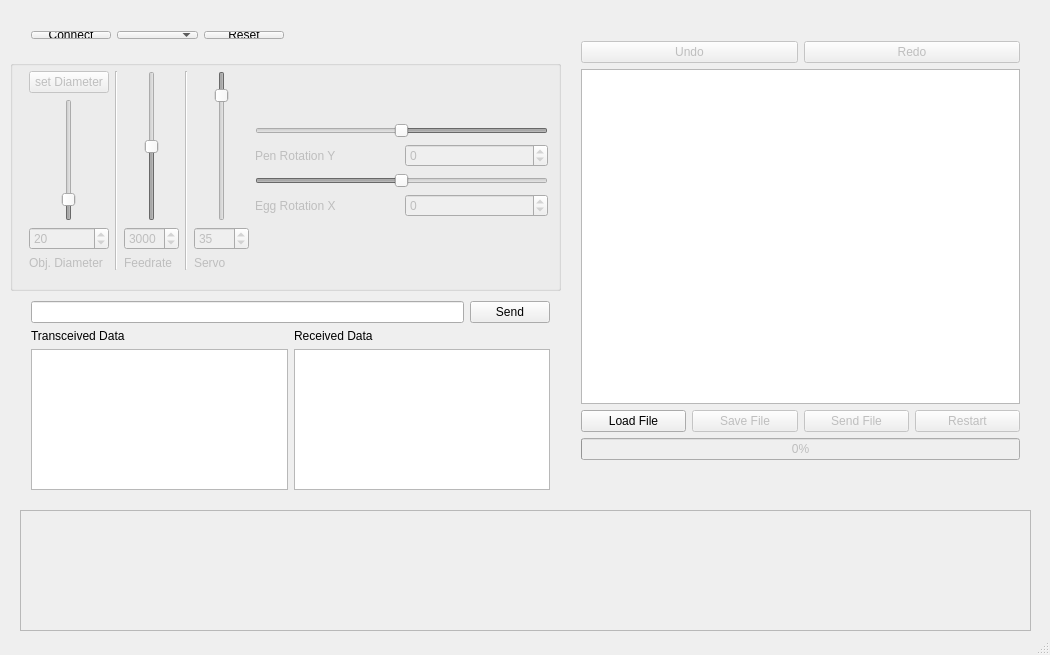
<ui version="4.0">
 <author/>
 <comment/>
 <exportmacro/>
 <class>SphereBot</class>
 <widget class="QMainWindow" name="SphereBot">
 <property name="enabled">
   <bool>true</bool>
  </property>
  <property name="geometry">
   <rect>
    <x>0</x>
    <y>0</y>
    <width>1050</width>
    <height>655</height>
   </rect>
  </property>
  <property name="minimumSize">
   <size>
    <width>1040</width>
    <height>655</height>
   </size>
  </property>
  <property name="maximumSize">
   <size>
    <width>1050</width>
    <height>655</height>
   </size>
  </property>
  <property name="windowTitle">
   <string>MainWindow</string>
  </property>
  <property name="styleSheet">
   <string notr="true"/>
  </property>
  <widget class="QWidget" name="centralWidget">
   <property name="styleSheet">
    <string notr="true"/>
   </property>
   <widget class="QGroupBox" name="controllBox">
    <property name="enabled">
     <bool>false</bool>
    </property>
    <property name="geometry">
     <rect>
      <x>10</x>
      <y>60</y>
      <width>551</width>
      <height>231</height>
     </rect>
    </property>
    <property name="title">
     <string/>
    </property>
    <property name="checkable">
     <bool>false</bool>
    </property>
    <property name="checked">
     <bool>false</bool>
    </property>
    <widget class="QWidget" name="layoutWidget">
     <property name="geometry">
      <rect>
       <x>8</x>
       <y>0</y>
       <width>541</width>
       <height>221</height>
      </rect>
     </property>
     <layout class="QHBoxLayout" name="horizontalLayout_6">
      <item>
       <layout class="QVBoxLayout" name="verticalLayout_15">
        <item>
         <widget class="QPushButton" name="setDiameterButton">
          <property name="text">
           <string>set Diameter</string>
          </property>
         </widget>
        </item>
        <item>
         <layout class="QHBoxLayout" name="horizontalLayout_9">
          <item>
           <spacer name="verticalSpacer">
            <property name="orientation">
             <enum>Qt::Vertical</enum>
            </property>
            <property name="sizeHint" stdset="0">
             <size>
              <width>20</width>
              <height>40</height>
             </size>
            </property>
           </spacer>
          </item>
          <item>
           <widget class="QSlider" name="diameterSlider">
            <property name="layoutDirection">
             <enum>Qt::LeftToRight</enum>
            </property>
            <property name="minimum">
             <number>5</number>
            </property>
            <property name="maximum">
             <number>120</number>
            </property>
            <property name="value">
             <number>20</number>
            </property>
            <property name="orientation">
             <enum>Qt::Vertical</enum>
            </property>
            <property name="invertedAppearance">
             <bool>false</bool>
            </property>
           </widget>
          </item>
          <item>
           <spacer name="verticalSpacer_2">
            <property name="orientation">
             <enum>Qt::Vertical</enum>
            </property>
            <property name="sizeHint" stdset="0">
             <size>
              <width>20</width>
              <height>40</height>
             </size>
            </property>
           </spacer>
          </item>
         </layout>
        </item>
        <item>
         <layout class="QVBoxLayout" name="verticalLayout_7">
          <item>
           <widget class="QSpinBox" name="diameterpinBox">
            <property name="minimum">
             <number>5</number>
            </property>
            <property name="maximum">
             <number>120</number>
            </property>
            <property name="singleStep">
             <number>1</number>
            </property>
            <property name="value">
             <number>20</number>
            </property>
           </widget>
          </item>
          <item>
           <widget class="QLabel" name="label_4">
            <property name="text">
             <string>Obj. Diameter</string>
            </property>
           </widget>
          </item>
         </layout>
        </item>
       </layout>
      </item>
      <item>
       <widget class="Line" name="line_2">
        <property name="orientation">
         <enum>Qt::Vertical</enum>
        </property>
       </widget>
      </item>
      <item>
       <layout class="QVBoxLayout" name="verticalLayout_13">
        <item>
         <layout class="QHBoxLayout" name="horizontalLayout_11">
          <item>
           <spacer name="verticalSpacer_5">
            <property name="orientation">
             <enum>Qt::Vertical</enum>
            </property>
            <property name="sizeHint" stdset="0">
             <size>
              <width>20</width>
              <height>40</height>
             </size>
            </property>
           </spacer>
          </item>
          <item>
           <widget class="QSlider" name="servoFeedrateSlider">
            <property name="layoutDirection">
             <enum>Qt::LeftToRight</enum>
            </property>
            <property name="minimum">
             <number>10</number>
            </property>
            <property name="maximum">
             <number>6000</number>
            </property>
            <property name="value">
             <number>3000</number>
            </property>
            <property name="orientation">
             <enum>Qt::Vertical</enum>
            </property>
            <property name="invertedAppearance">
             <bool>false</bool>
            </property>
           </widget>
          </item>
          <item>
           <spacer name="verticalSpacer_6">
            <property name="orientation">
             <enum>Qt::Vertical</enum>
            </property>
            <property name="sizeHint" stdset="0">
             <size>
              <width>20</width>
              <height>40</height>
             </size>
            </property>
           </spacer>
          </item>
         </layout>
        </item>
        <item>
         <widget class="QSpinBox" name="FeedratespinBox">
          <property name="minimum">
           <number>10</number>
          </property>
          <property name="maximum">
           <number>6000</number>
          </property>
          <property name="value">
           <number>3000</number>
          </property>
         </widget>
        </item>
        <item>
         <widget class="QLabel" name="label_5">
          <property name="text">
           <string>Feedrate</string>
          </property>
         </widget>
        </item>
       </layout>
      </item>
      <item>
       <widget class="Line" name="line">
        <property name="orientation">
         <enum>Qt::Vertical</enum>
        </property>
       </widget>
      </item>
      <item>
       <layout class="QVBoxLayout" name="verticalLayout_3">
        <item>
         <layout class="QHBoxLayout" name="horizontalLayout_12">
          <item>
           <spacer name="verticalSpacer_7">
            <property name="orientation">
             <enum>Qt::Vertical</enum>
            </property>
            <property name="sizeHint" stdset="0">
             <size>
              <width>20</width>
              <height>40</height>
             </size>
            </property>
           </spacer>
          </item>
          <item>
           <widget class="QSlider" name="servoSlider">
            <property name="layoutDirection">
             <enum>Qt::LeftToRight</enum>
            </property>
            <property name="minimum">
             <number>23</number>
            </property>
            <property name="maximum">
             <number>120</number>
            </property>
            <property name="value">
             <number>35</number>
            </property>
            <property name="orientation">
             <enum>Qt::Vertical</enum>
            </property>
            <property name="invertedAppearance">
             <bool>true</bool>
            </property>
           </widget>
          </item>
          <item>
           <spacer name="verticalSpacer_8">
            <property name="orientation">
             <enum>Qt::Vertical</enum>
            </property>
            <property name="sizeHint" stdset="0">
             <size>
              <width>20</width>
              <height>40</height>
             </size>
            </property>
           </spacer>
          </item>
         </layout>
        </item>
        <item>
         <widget class="QSpinBox" name="servospinBox">
          <property name="minimum">
           <number>23</number>
          </property>
          <property name="value">
           <number>35</number>
          </property>
         </widget>
        </item>
        <item>
         <widget class="QLabel" name="label">
          <property name="text">
           <string>Servo</string>
          </property>
         </widget>
        </item>
       </layout>
      </item>
      <item>
       <layout class="QVBoxLayout" name="verticalLayout_6">
        <item>
         <layout class="QVBoxLayout" name="verticalLayout_5">
          <item>
           <layout class="QVBoxLayout" name="verticalLayout_4">
            <item>
             <widget class="QSlider" name="penSlider">
              <property name="minimum">
               <number>-112</number>
              </property>
              <property name="maximum">
               <number>112</number>
              </property>
              <property name="singleStep">
               <number>1</number>
              </property>
              <property name="value">
               <number>0</number>
              </property>
              <property name="sliderPosition">
               <number>0</number>
              </property>
              <property name="orientation">
               <enum>Qt::Horizontal</enum>
              </property>
              <property name="invertedAppearance">
               <bool>true</bool>
              </property>
             </widget>
            </item>
            <item>
             <layout class="QHBoxLayout" name="horizontalLayout_5">
              <item>
               <widget class="QLabel" name="penslider">
                <property name="text">
                 <string>Pen Rotation Y</string>
                </property>
               </widget>
              </item>
              <item>
               <widget class="QSpinBox" name="penRotationBox">
                <property name="minimum">
                 <number>-112</number>
                </property>
                <property name="maximum">
                 <number>112</number>
                </property>
                <property name="singleStep">
                 <number>1</number>
                </property>
               </widget>
              </item>
             </layout>
            </item>
           </layout>
          </item>
          <item>
           <widget class="QSlider" name="eggSlider">
            <property name="minimum">
             <number>-450</number>
            </property>
            <property name="maximum">
             <number>450</number>
            </property>
            <property name="value">
             <number>0</number>
            </property>
            <property name="sliderPosition">
             <number>0</number>
            </property>
            <property name="orientation">
             <enum>Qt::Horizontal</enum>
            </property>
           </widget>
          </item>
          <item>
           <layout class="QHBoxLayout" name="horizontalLayout_4">
            <item>
             <widget class="QLabel" name="penslider_2">
              <property name="text">
               <string>Egg Rotation X</string>
              </property>
             </widget>
            </item>
            <item>
             <widget class="QSpinBox" name="eggRotationBox">
              <property name="minimum">
               <number>-450</number>
              </property>
              <property name="maximum">
               <number>450</number>
              </property>
             </widget>
            </item>
           </layout>
          </item>
         </layout>
        </item>
       </layout>
      </item>
     </layout>
    </widget>
   </widget>
   <widget class="QWidget" name="layoutWidget">
    <property name="geometry">
     <rect>
      <x>20</x>
      <y>20</y>
      <width>275</width>
      <height>30</height>
     </rect>
    </property>
    <layout class="QHBoxLayout" name="horizontalLayout">
     <item>
      <widget class="QPushButton" name="connectButton">
       <property name="text">
        <string>Connect</string>
       </property>
       <property name="checkable">
        <bool>false</bool>
       </property>
      </widget>
     </item>
     <item>
      <widget class="QComboBox" name="portBox"/>
     </item>
     <item>
      <widget class="QPushButton" name="resetButton">
       <property name="text">
        <string>Reset</string>
       </property>
      </widget>
     </item>
    </layout>
   </widget>
   <widget class="QWidget" name="layoutWidget">
    <property name="geometry">
     <rect>
      <x>0</x>
      <y>0</y>
      <width>2</width>
      <height>2</height>
     </rect>
    </property>
    <layout class="QVBoxLayout" name="verticalLayout_9"/>
   </widget>
   <widget class="QWidget" name="layoutWidget">
    <property name="geometry">
     <rect>
      <x>0</x>
      <y>0</y>
      <width>2</width>
      <height>2</height>
     </rect>
    </property>
    <layout class="QVBoxLayout" name="verticalLayout_10"/>
   </widget>
   <widget class="QWidget" name="layoutWidget">
    <property name="geometry">
     <rect>
      <x>20</x>
      <y>290</y>
      <width>541</width>
      <height>211</height>
     </rect>
    </property>
    <layout class="QVBoxLayout" name="verticalLayout_11">
     <item>
      <layout class="QHBoxLayout" name="horizontalLayout_3">
       <item>
        <widget class="QLineEdit" name="sendString"/>
       </item>
       <item>
        <widget class="QPushButton" name="sendButton">
         <property name="text">
          <string>Send</string>
         </property>
        </widget>
       </item>
      </layout>
     </item>
     <item>
      <layout class="QHBoxLayout" name="horizontalLayout_2">
       <item>
        <layout class="QVBoxLayout" name="verticalLayout">
         <item>
          <widget class="QLabel" name="label_2">
           <property name="text">
            <string>Transceived Data</string>
           </property>
          </widget>
         </item>
         <item>
          <widget class="QListWidget" name="txList">
           <property name="autoScroll">
            <bool>true</bool>
           </property>
           <property name="selectionMode">
            <enum>QAbstractItemView::NoSelection</enum>
           </property>
          </widget>
         </item>
        </layout>
       </item>
       <item>
        <layout class="QVBoxLayout" name="verticalLayout_2">
         <item>
          <widget class="QLabel" name="label_3">
           <property name="text">
            <string>Received Data</string>
           </property>
          </widget>
         </item>
         <item>
          <widget class="QListWidget" name="rxList"/>
         </item>
        </layout>
       </item>
      </layout>
     </item>
    </layout>
   </widget>
   <widget class="QWidget" name="layoutWidget">
    <property name="geometry">
     <rect>
      <x>570</x>
      <y>10</y>
      <width>461</width>
      <height>461</height>
     </rect>
    </property>
    <layout class="QVBoxLayout" name="verticalLayout_12">
     <item>
      <layout class="QVBoxLayout" name="verticalLayout_8">
       <item>
        <layout class="QHBoxLayout" name="horizontalLayout_8"/>
       </item>
       <item>
        <widget class="QLabel" name="fileName">
         <property name="text">
          <string/>
         </property>
        </widget>
       </item>
       <item>
        <layout class="QHBoxLayout" name="horizontalLayout_10">
         <item>
          <widget class="QPushButton" name="undoButton">
           <property name="enabled">
            <bool>false</bool>
           </property>
           <property name="text">
            <string>Undo</string>
           </property>
          </widget>
         </item>
         <item>
          <widget class="QPushButton" name="redoButton">
           <property name="enabled">
            <bool>false</bool>
           </property>
           <property name="text">
            <string>Redo</string>
           </property>
          </widget>
         </item>
        </layout>
       </item>
       <item>
        <widget class="QTextEdit" name="fileTextEdit"/>
       </item>
       <item>
        <layout class="QHBoxLayout" name="horizontalLayout_7">
         <item>
          <widget class="QPushButton" name="loadFileButton">
           <property name="text">
            <string>Load File</string>
           </property>
          </widget>
         </item>
         <item>
          <widget class="QPushButton" name="saveFileButton">
           <property name="enabled">
            <bool>false</bool>
           </property>
           <property name="text">
            <string>Save File</string>
           </property>
          </widget>
         </item>
         <item>
          <widget class="QPushButton" name="sendFileButton">
           <property name="enabled">
            <bool>false</bool>
           </property>
           <property name="text">
            <string>Send File</string>
           </property>
          </widget>
         </item>
         <item>
          <widget class="QPushButton" name="restartButton">
           <property name="enabled">
            <bool>false</bool>
           </property>
           <property name="text">
            <string>Restart</string>
           </property>
          </widget>
         </item>
        </layout>
       </item>
      </layout>
     </item>
     <item>
      <widget class="QProgressBar" name="fileSendProgressBar">
       <property name="enabled">
        <bool>false</bool>
       </property>
       <property name="value">
        <number>0</number>
       </property>
      </widget>
     </item>
    </layout>
   </widget>
   <widget class="QGraphicsView" name="graphicsView">
    <property name="enabled">
     <bool>false</bool>
    </property>
    <property name="geometry">
     <rect>
      <x>20</x>
      <y>510</y>
      <width>1011</width>
      <height>121</height>
     </rect>
    </property>
   </widget>
   <widget class="QWidget" name="layoutWidget">
    <property name="geometry">
     <rect>
      <x>0</x>
      <y>0</y>
      <width>2</width>
      <height>2</height>
     </rect>
    </property>
    <layout class="QVBoxLayout" name="verticalLayout_14"/>
   </widget>
   <widget class="QWidget" name="layoutWidget">
    <property name="geometry">
     <rect>
      <x>0</x>
      <y>0</y>
      <width>2</width>
      <height>2</height>
     </rect>
    </property>
    <layout class="QVBoxLayout" name="verticalLayout_16"/>
   </widget>
   <widget class="QWidget" name="layoutWidget">
    <property name="geometry">
     <rect>
      <x>0</x>
      <y>0</y>
      <width>2</width>
      <height>2</height>
     </rect>
    </property>
    <layout class="QVBoxLayout" name="verticalLayout_17"/>
   </widget>
   <widget class="QWidget" name="layoutWidget">
    <property name="geometry">
     <rect>
      <x>0</x>
      <y>0</y>
      <width>2</width>
      <height>2</height>
     </rect>
    </property>
    <layout class="QHBoxLayout" name="horizontalLayout_15"/>
   </widget>
   <zorder>layoutWidget</zorder>
   <zorder>layoutWidget</zorder>
   <zorder>layoutWidget</zorder>
   <zorder>controllBox</zorder>
   <zorder>layoutWidget</zorder>
   <zorder>layoutWidget</zorder>
   <zorder>layoutWidget</zorder>
   <zorder>layoutWidget</zorder>
   <zorder>layoutWidget</zorder>
   <zorder>graphicsView</zorder>
   <zorder>layoutWidget</zorder>
  </widget>
  <widget class="QStatusBar" name="statusBar"/>
 </widget>
 <layoutdefault spacing="6" margin="11"/>
 <resources/>
 <connections>
  <connection>
   <sender>diameterSlider</sender>
   <signal>valueChanged(int)</signal>
   <receiver>diameterpinBox</receiver>
   <slot>setValue(int)</slot>
   <hints>
    <hint type="sourcelabel">
     <x>61</x>
     <y>178</y>
    </hint>
    <hint type="destinationlabel">
     <x>71</x>
     <y>249</y>
    </hint>
   </hints>
  </connection>
  <connection>
   <sender>diameterpinBox</sender>
   <signal>valueChanged(int)</signal>
   <receiver>diameterSlider</receiver>
   <slot>setValue(int)</slot>
   <hints>
    <hint type="sourcelabel">
     <x>91</x>
     <y>245</y>
    </hint>
    <hint type="destinationlabel">
     <x>66</x>
     <y>149</y>
    </hint>
   </hints>
  </connection>
  <connection>
   <sender>servospinBox</sender>
   <signal>valueChanged(int)</signal>
   <receiver>servoSlider</receiver>
   <slot>setValue(int)</slot>
   <hints>
    <hint type="sourcelabel">
     <x>300</x>
     <y>269</y>
    </hint>
    <hint type="destinationlabel">
     <x>272</x>
     <y>237</y>
    </hint>
   </hints>
  </connection>
  <connection>
   <sender>servoSlider</sender>
   <signal>valueChanged(int)</signal>
   <receiver>servospinBox</receiver>
   <slot>setValue(int)</slot>
   <hints>
    <hint type="sourcelabel">
     <x>272</x>
     <y>179</y>
    </hint>
    <hint type="destinationlabel">
     <x>300</x>
     <y>269</y>
    </hint>
   </hints>
  </connection>
  <connection>
   <sender>penRotationBox</sender>
   <signal>valueChanged(int)</signal>
   <receiver>penSlider</receiver>
   <slot>setValue(int)</slot>
   <hints>
    <hint type="sourcelabel">
     <x>553</x>
     <y>146</y>
    </hint>
    <hint type="destinationlabel">
     <x>554</x>
     <y>96</y>
    </hint>
   </hints>
  </connection>
  <connection>
   <sender>penSlider</sender>
   <signal>valueChanged(int)</signal>
   <receiver>penRotationBox</receiver>
   <slot>setValue(int)</slot>
   <hints>
    <hint type="sourcelabel">
     <x>554</x>
     <y>96</y>
    </hint>
    <hint type="destinationlabel">
     <x>498</x>
     <y>143</y>
    </hint>
   </hints>
  </connection>
  <connection>
   <sender>eggRotationBox</sender>
   <signal>valueChanged(int)</signal>
   <receiver>eggSlider</receiver>
   <slot>setValue(int)</slot>
   <hints>
    <hint type="sourcelabel">
     <x>482</x>
     <y>249</y>
    </hint>
    <hint type="destinationlabel">
     <x>500</x>
     <y>193</y>
    </hint>
   </hints>
  </connection>
  <connection>
   <sender>eggSlider</sender>
   <signal>valueChanged(int)</signal>
   <receiver>eggRotationBox</receiver>
   <slot>setValue(int)</slot>
   <hints>
    <hint type="sourcelabel">
     <x>555</x>
     <y>193</y>
    </hint>
    <hint type="destinationlabel">
     <x>499</x>
     <y>245</y>
    </hint>
   </hints>
  </connection>
  <connection>
   <sender>servoFeedrateSlider</sender>
   <signal>valueChanged(int)</signal>
   <receiver>FeedratespinBox</receiver>
   <slot>setValue(int)</slot>
   <hints>
    <hint type="sourcelabel">
     <x>178</x>
     <y>228</y>
    </hint>
    <hint type="destinationlabel">
     <x>206</x>
     <y>269</y>
    </hint>
   </hints>
  </connection>
  <connection>
   <sender>FeedratespinBox</sender>
   <signal>valueChanged(int)</signal>
   <receiver>servoFeedrateSlider</receiver>
   <slot>setValue(int)</slot>
   <hints>
    <hint type="sourcelabel">
     <x>206</x>
     <y>269</y>
    </hint>
    <hint type="destinationlabel">
     <x>178</x>
     <y>184</y>
    </hint>
   </hints>
  </connection>
 </connections>
</ui>
